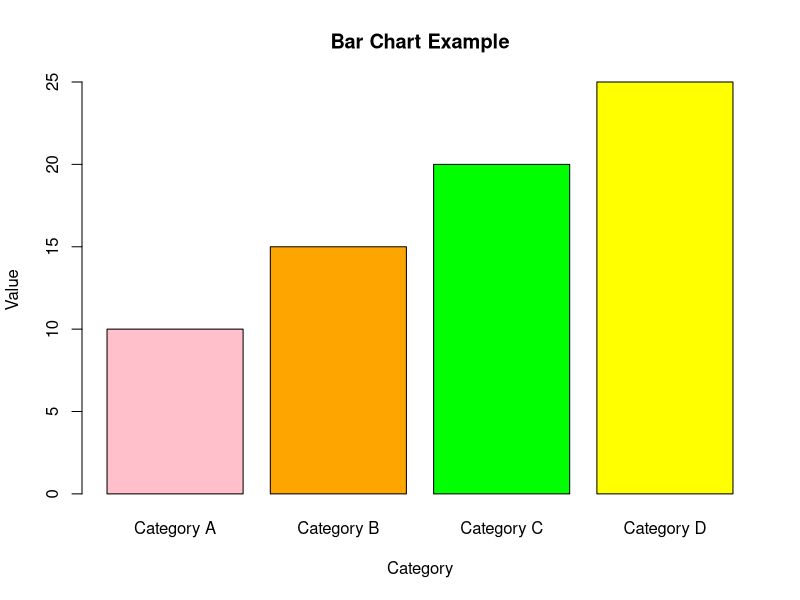
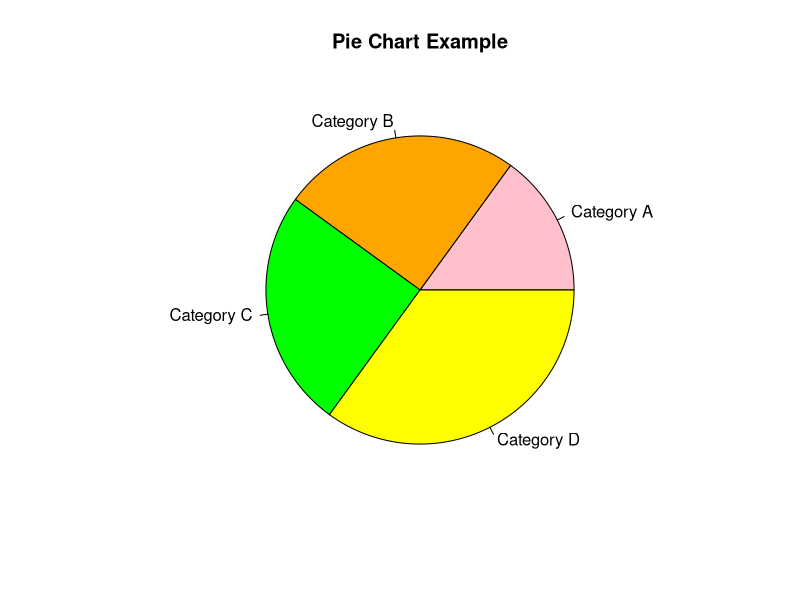
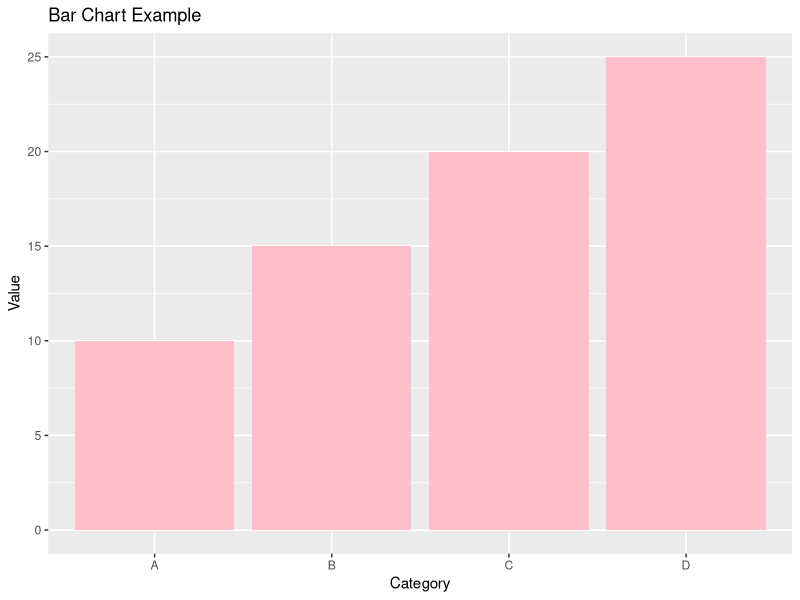

The R source for these figures, in order:
data <- c(10, 15, 20, 25)
# Create a bar chart
barplot(data, names.arg = c("Category A", "Category B", "Category C",
                            "Category D"),
        main = "Bar Chart Example", xlab = "Category", ylab = "Value",
        col = c("pink", "orange", "green", "yellow"))

data <- c(15, 25, 25, 35)
# Create a pie chart
pie(data, labels = c("Category A", "Category B", "Category C",
                     "Category D"),
    main = "Pie Chart Example",
    col = c("pink", "orange", "green", "yellow"))



install.packages("ggplot2")
library(ggplot2)
data <- data.frame(
  Category = c("A", "B", "C", "D"),
  Value = c(10, 15, 20, 25)
)
ggplot(data, aes(x = Category, y = Value)) +
  geom_bar(stat = "identity", fill = "pink") +
  labs(title = "Bar Chart Example", x = "Category", y = "Value")
